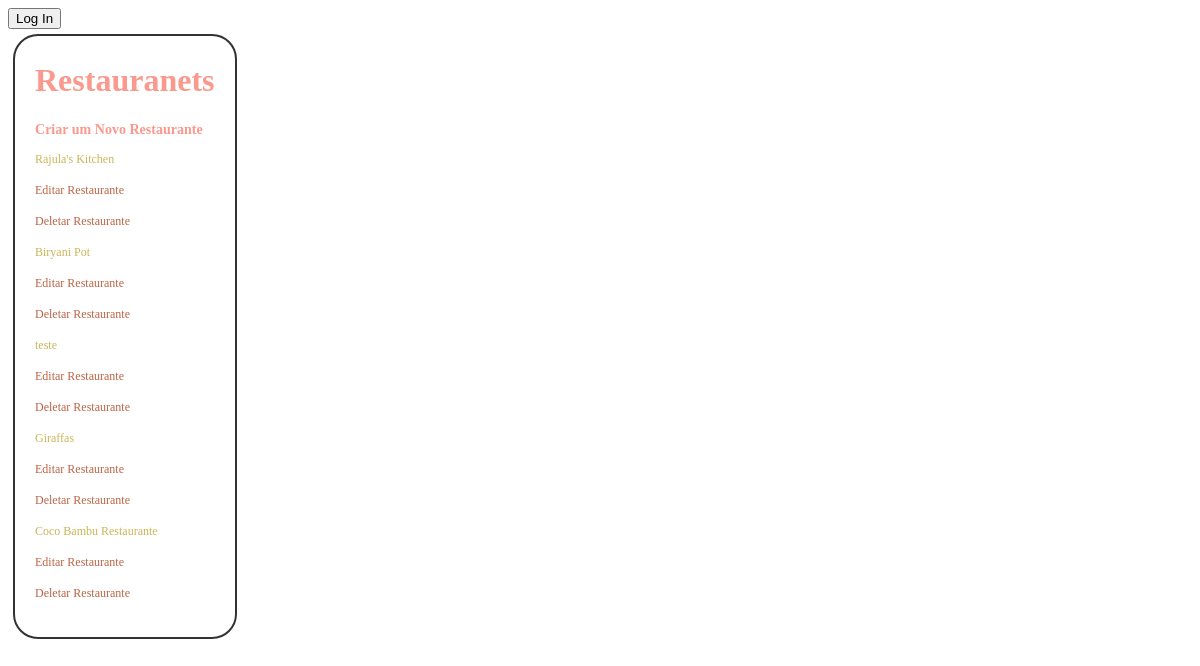
The page /restaurants/ on the database its author committed.
### database_setup.py (models this page shows, shortened)
class Restaurant(Base):
    __tablename__ = 'restaurant'
    id = Column(Integer, primary_key=True)
    name = Column(String(250), nullable=False)
    picture = Column(String(250))
    user_id = Column(Integer, ForeignKey('user.id'))
    user = relationship(User)

### project.py (the view)
@app.route('/')
@app.route('/restaurants/')
def showRestaurants():
    restaurants = session.query(Restaurant).all()
    return render_template('restaurants.html', restaurants=restaurants)

### templates/restaurants.html (shortened to what this page needs)
<html>
<head>
<link rel=stylesheet type=text/css href="{{ url_for('static', filename='main.css') }}">
</head>
<body>
{% include "nav.html" %}
<div class="pane">
<h1>Restauranets</h1>
<a href="{{url_for('newRestaurant')}}" > <h3> Criar um Novo Restaurante </h3> </a>
{% for restaurant in restaurants %}
<a href = "{{url_for('restaurantMenu', restaurant_id = restaurant.id)}}"> <p>{{restaurant.name}}</p></a>
<p><a href = "{{url_for('editRestaurant',restaurant_id = restaurant.id)}}">Editar Restaurante</a></p>
<p> <a href = "{{url_for('deleteRestaurant',restaurant_id = restaurant.id)}}">Deletar Restaurante</a> </p>
{% endfor %}
</div>
</body>
</html>

### static/main.css (style rules this page uses)
body { font-family: Tahoma; background-position: center; background-size: cover }
h1 { font-family: Tahoma; color: #7B895B }
h1, h2, h3, h4 { color: #FA8072; font-weight: bold; }
p { color: #BEA42E; }
a { text-decoration: none; color: #AB3E16; font-size: .75em; }
.pane { position: absolute; border: 2px solid; opacity: 0.8; filter: alpha(opacity=60); border-radius: 25px; padding: 20px; padding-top: 5px; margin: 5px; border-color: #000000; background-color: #ffffff; }

### rows shown on the page
Restaurant: name "Rajula's Kitchen"
Restaurant: name "Biryani Pot"
Restaurant: name "teste"
Restaurant: name "Giraffas"
Restaurant: name "Coco Bambu Restaurante"
